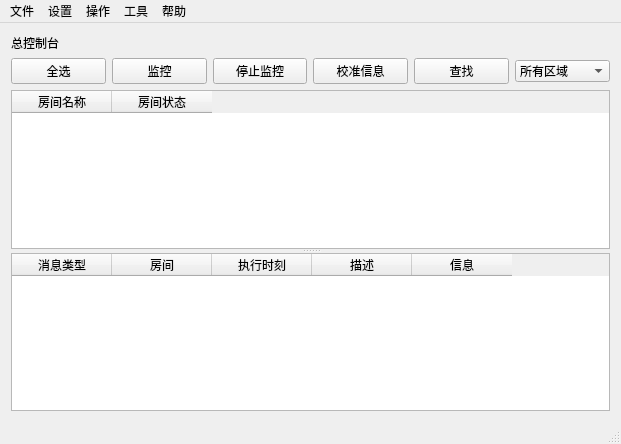
<?xml version="1.0" encoding="UTF-8"?>
<ui version="4.0">
 <class>MainWindow</class>
 <widget class="QMainWindow" name="MainWindow">
  <property name="geometry">
   <rect>
    <x>0</x>
    <y>0</y>
    <width>621</width>
    <height>444</height>
   </rect>
  </property>
  <property name="windowTitle">
   <string>门禁管理系统</string>
  </property>
  <widget class="QWidget" name="centralWidget">
   <layout class="QGridLayout" name="gridLayout_2">
    <item row="0" column="0">
     <layout class="QGridLayout" name="gridLayout">
      <item row="0" column="0">
       <widget class="QLabel" name="label">
        <property name="text">
         <string>总控制台</string>
        </property>
       </widget>
      </item>
      <item row="1" column="0">
       <layout class="QHBoxLayout" name="horizontalLayout">
        <item>
         <widget class="QPushButton" name="pushButton_SelectAll">
          <property name="text">
           <string>全选</string>
          </property>
         </widget>
        </item>
        <item>
         <widget class="QPushButton" name="pushButton_Listen">
          <property name="text">
           <string>监控</string>
          </property>
         </widget>
        </item>
        <item>
         <widget class="QPushButton" name="pushButton_StopListen">
          <property name="text">
           <string>停止监控</string>
          </property>
         </widget>
        </item>
        <item>
         <widget class="QPushButton" name="pushButton_Check">
          <property name="text">
           <string>校准信息</string>
          </property>
         </widget>
        </item>
        <item>
         <widget class="QPushButton" name="pushButton_Find">
          <property name="text">
           <string>查找</string>
          </property>
         </widget>
        </item>
        <item>
         <widget class="QComboBox" name="comboBox">
          <item>
           <property name="text">
            <string>所有区域</string>
           </property>
          </item>
         </widget>
        </item>
       </layout>
      </item>
     </layout>
    </item>
    <item row="1" column="0">
     <widget class="QSplitter" name="splitter">
      <property name="orientation">
       <enum>Qt::Vertical</enum>
      </property>
      <widget class="QTableWidget" name="tableWidget_RoomTable">
       <column>
        <property name="text">
         <string>房间名称</string>
        </property>
       </column>
       <column>
        <property name="text">
         <string>房间状态</string>
        </property>
       </column>
      </widget>
      <widget class="QTableWidget" name="tableWidget_MessageTable">
       <column>
        <property name="text">
         <string>消息类型</string>
        </property>
       </column>
       <column>
        <property name="text">
         <string>房间</string>
        </property>
       </column>
       <column>
        <property name="text">
         <string>执行时刻</string>
        </property>
       </column>
       <column>
        <property name="text">
         <string>描述</string>
        </property>
       </column>
       <column>
        <property name="text">
         <string>信息</string>
        </property>
       </column>
      </widget>
     </widget>
    </item>
   </layout>
  </widget>
  <widget class="QMenuBar" name="menuBar">
   <property name="geometry">
    <rect>
     <x>0</x>
     <y>0</y>
     <width>621</width>
     <height>23</height>
    </rect>
   </property>
   <widget class="QMenu" name="menu">
    <property name="title">
     <string>文件</string>
    </property>
    <addaction name="action_backup"/>
    <addaction name="action_exit"/>
   </widget>
   <widget class="QMenu" name="menu_2">
    <property name="title">
     <string>设置</string>
    </property>
    <addaction name="action_controller"/>
    <addaction name="action_area"/>
    <addaction name="action_department"/>
    <addaction name="action_user"/>
    <addaction name="action_lost"/>
    <addaction name="separator"/>
    <addaction name="action_access"/>
    <addaction name="action_password"/>
   </widget>
   <widget class="QMenu" name="menu_3">
    <property name="title">
     <string>操作</string>
    </property>
    <addaction name="action_selectall"/>
    <addaction name="action_listen"/>
    <addaction name="action_stop"/>
   </widget>
   <widget class="QMenu" name="menu_4">
    <property name="title">
     <string>帮助</string>
    </property>
    <addaction name="action_feedback"/>
    <addaction name="action_about"/>
   </widget>
   <widget class="QMenu" name="menu_5">
    <property name="title">
     <string>工具</string>
    </property>
    <addaction name="action_change"/>
    <addaction name="action_option"/>
   </widget>
   <addaction name="menu"/>
   <addaction name="menu_2"/>
   <addaction name="menu_3"/>
   <addaction name="menu_5"/>
   <addaction name="menu_4"/>
  </widget>
  <widget class="QStatusBar" name="statusBar"/>
  <action name="action_backup">
   <property name="text">
    <string>备份和恢复数据库</string>
   </property>
  </action>
  <action name="action_exit">
   <property name="text">
    <string>退出</string>
   </property>
  </action>
  <action name="action_controller">
   <property name="text">
    <string>控制器</string>
   </property>
  </action>
  <action name="action_area">
   <property name="text">
    <string>区域</string>
   </property>
  </action>
  <action name="action_department">
   <property name="text">
    <string>部门</string>
   </property>
  </action>
  <action name="action_user">
   <property name="text">
    <string>用户</string>
   </property>
  </action>
  <action name="action_lost">
   <property name="text">
    <string>挂失</string>
   </property>
  </action>
  <action name="action_access">
   <property name="text">
    <string>权限</string>
   </property>
  </action>
  <action name="action_password">
   <property name="text">
    <string>密码管理</string>
   </property>
  </action>
  <action name="action_selectall">
   <property name="text">
    <string>全选</string>
   </property>
  </action>
  <action name="action_listen">
   <property name="text">
    <string>监控</string>
   </property>
  </action>
  <action name="action_stop">
   <property name="text">
    <string>停止</string>
   </property>
  </action>
  <action name="action_change">
   <property name="text">
    <string>修改登陆用户名和密码</string>
   </property>
  </action>
  <action name="action_option">
   <property name="text">
    <string>选项</string>
   </property>
  </action>
  <action name="action_feedback">
   <property name="text">
    <string>反馈</string>
   </property>
  </action>
  <action name="action_about">
   <property name="text">
    <string>关于</string>
   </property>
  </action>
 </widget>
 <layoutdefault spacing="6" margin="11"/>
 <resources/>
 <connections/>
</ui>
